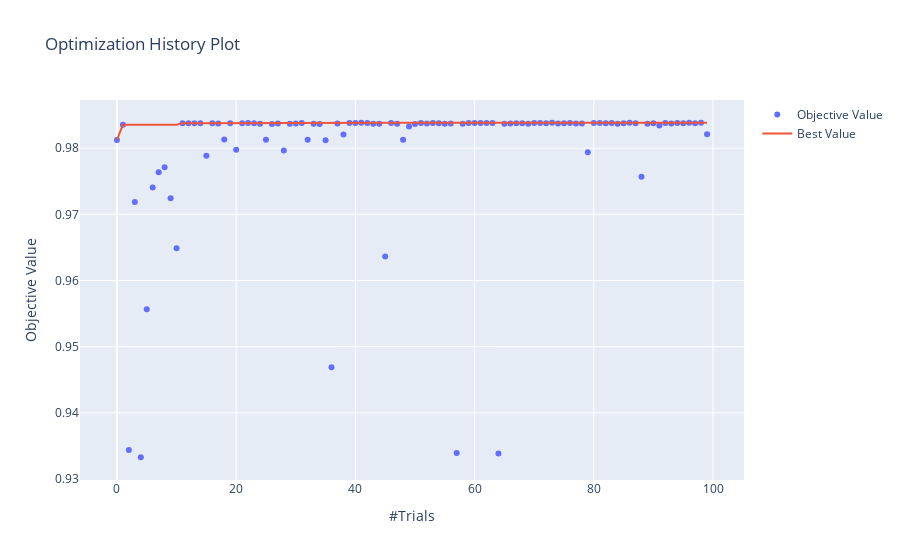

Source (notebook cell):
### Markdown cell above
## 1.3 对于RF模型

### Code cell
plot_optimization_history(study_RF)
